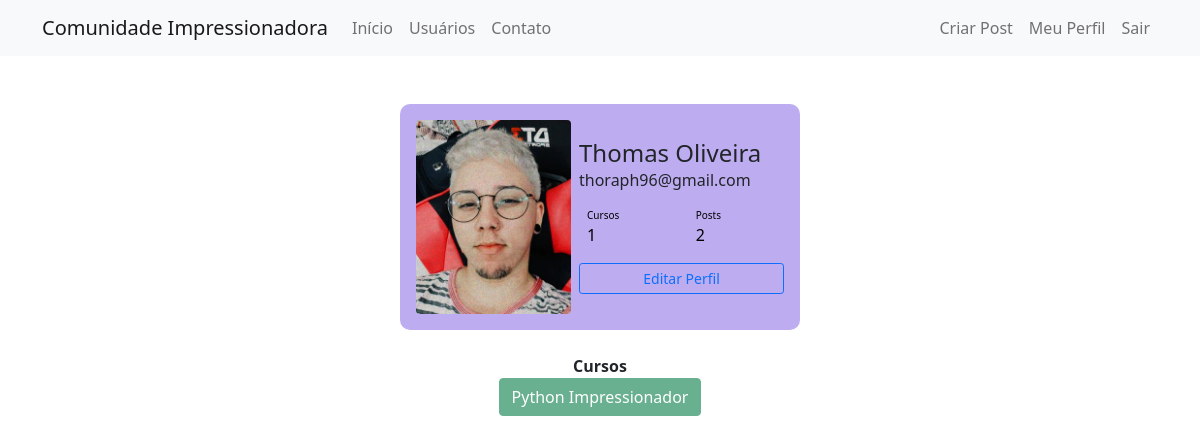
The page /perfil (signed in) on the database its author committed.
### comunidadeimpressionadora/models.py (models this page shows)
class Usuario(database.Model, UserMixin):
    id = database.Column(database.Integer, primary_key = True)
    username = database.Column(database.String, nullable = False)
    email = database.Column(database.String, nullable = False, unique = True)
    senha = database.Column(database.String, nullable = False)
    foto_perfil = database.Column(database.String, default = 'default.jpg')
    posts = database.relationship('Post', backref = 'autor', lazy = True)
    cursos = database.Column(database.String, nullable = False, default = 'Não informado')
    def contar_posts(self):
        return len(self.posts)

### comunidadeimpressionadora/routes.py (the view)
@app.route('/perfil')
@login_required
def perfil():
    foto_perfil = url_for('static', filename='fotos_perfil/{}'.format(current_user.foto_perfil))
    return render_template('perfil.html', foto_perfil = foto_perfil)

### comunidadeimpressionadora/models.py (called while the page is built)
@login_manager.user_loader
def load_usuario(id_usuario):
    return Usuario.query.get(int(id_usuario))

### comunidadeimpressionadora/templates/perfil.html (shortened to what this page needs)
{% extends 'base.html' %}
{% block body %}
<div class="container mt-5 d-flex justify-content-center">
    <div class="card p-3">
        <div class="d-flex align-items-center">
        <div class="image pe-2">
        <img src="{{foto_perfil}}" class="rounded" width="155" >
        </div>
        <div class="ml-3 w-100">
           <h4 class="mb-0 mt-0">{{ current_user.username }}</h4>
           <span>{{ current_user.email }}</span>
           <div class="p-2 mt-2 bg-primary d-flex rounded text-white stats">
                <div class="d-flex flex-column">
                    {% if 'Não Informado' in current_user.cursos %}
                    <span class="articles">Cursos</span>
                    <span class="number1">0</span>
                    {% else %}
                    <span class="articles">Cursos</span>
                    <span class="number1">{{ current_user.cursos.count(';') + 1}}</span>
                    {% endif%}
                </div>
                <div class="d-flex flex-column">
                    <span class="rating">Posts</span>
                    <span class="number3"> {{ current_user.contar_posts() }} </span>
                </div>
           </div>
           <div class="button mt-2 d-flex flex-row align-items-center">
                <a class="w-100" href="{{ url_for('editar_perfil')}}">
                    <button class="btn btn-sm btn-outline-primary w-100">Editar Perfil</button>
                </a>
           </div>
        </div>
        </div>
    </div>
 </div>
 <div class="row justify-content-center mt-4">
    <div class="col col-4" style="text-align: center">
        <strong> Cursos </strong><br>
        {% for curso in current_user.cursos.split(';') %}
            <button type="button" class="btn btn-success" disabled>{{curso}}</button>
        {% endfor %}
    </div>
 </div>
{% endblock %}

### comunidadeimpressionadora/static/main.css (style rules this page uses)
.card { width: 400px; border: none; border-radius: 10px; background-color: rgb(189, 173, 240); }
.stats { background: rgb(189, 173, 240)!important; justify-content: space-between; width: 150px; color: #000 !important; }
.articles { font-size:10px; color: #000000; }
.number1 { font-weight:500; }
.rating { font-size:10px; color: #000000; }
.number3 { font-weight:500; }

### rows shown on the page
Usuario: username "Thomas Oliveira", email "thoraph96@gmail.com", cursos "1", cursos "Python Impressionador"

### other values the page prints
{{ current_user.contar_posts() }} "2"
